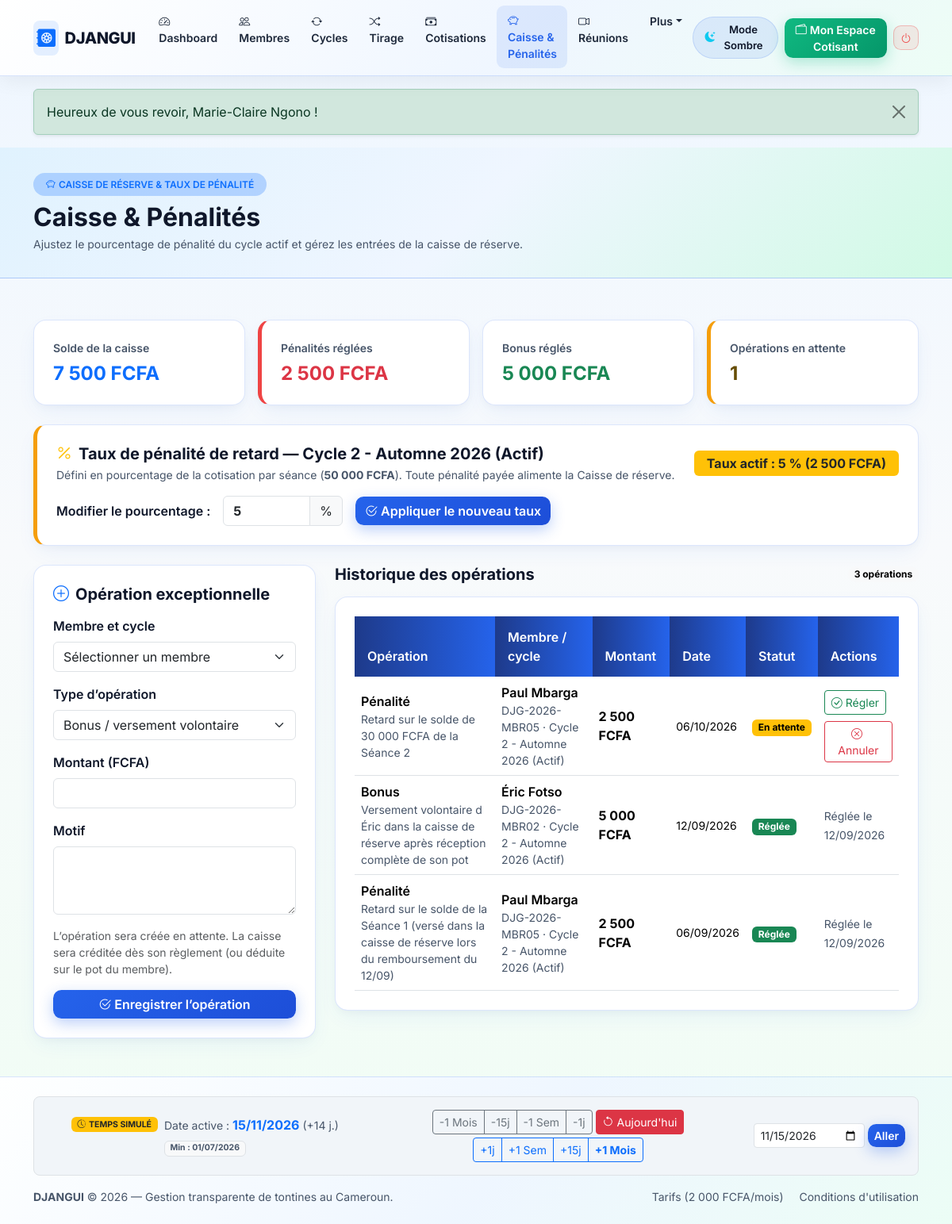
Screenshot of /admin/penalties.php (signed in) with the database file from the repository.
### tables this page shows
CREATE TABLE tontines (
    id INT UNSIGNED AUTO_INCREMENT PRIMARY KEY,
    code_tontine VARCHAR(20) NOT NULL,
    code_invitation VARCHAR(24) NOT NULL,
    nom VARCHAR(120) NOT NULL,
    description TEXT DEFAULT NULL,
    ville VARCHAR(80) NOT NULL DEFAULT 'Douala',
    devise CHAR(4) NOT NULL DEFAULT 'FCFA',
    solde_caisse_reserve DECIMAL(12,2) NOT NULL DEFAULT 0.00 COMMENT 'Caisse geree par l admin (penalites, bonus, reliquats)',
    statut ENUM('active', 'suspendue', 'fermee') NOT NULL DEFAULT 'active',
    date_debut_essai DATETIME NOT NULL,
    date_fin_essai DATETIME NOT NULL,
    statut_abonnement ENUM('essai', 'actif', 'expire') NOT NULL DEFAULT 'essai',
    abonnement_valide_jusqua DATETIME DEFAULT NULL,
    admin_id INT UNSIGNED NOT NULL COMMENT 'UNIQUE : 1 admin/secretaire ne gere qu une seule tontine',
    created_at DATETIME NOT NULL DEFAULT CURRENT_TIMESTAMP,
    updated_at DATETIME NOT NULL DEFAULT CURRENT_TIMESTAMP ON UPDATE CURRENT_TIMESTAMP,

    CONSTRAINT uq_tontines_code UNIQUE (code_tontine),
    CONSTRAINT uq_tontines_invitation UNIQUE (code_invitation),
    CONSTRAINT uq_tontines_admin UNIQUE (admin_id),
    CONSTRAINT chk_tontines_caisse CHECK (solde_caisse_reserve >= 0),
    CONSTRAINT fk_tontines_admin FOREIGN KEY (admin_id) REFERENCES users(id) ON DELETE RESTRICT ON UPDATE CASCADE,
    INDEX idx_tontines_statut (statut, statut_abonnement)
);

CREATE TABLE cycles (
    id INT UNSIGNED AUTO_INCREMENT PRIMARY KEY,
    tontine_id INT UNSIGNED NOT NULL,
    numero_cycle INT UNSIGNED NOT NULL,
    titre VARCHAR(100) NOT NULL,
    montant_cotisation DECIMAL(12,2) NOT NULL,
    frequence ENUM('hebdo', 'bimensuel', 'mensuel') NOT NULL DEFAULT 'mensuel',
    montant_penalite_retard DECIMAL(12,2) NOT NULL DEFAULT 0.00,
    date_debut DATE NOT NULL,
    date_fin DATE DEFAULT NULL,
    statut ENUM('brouillon', 'actif', 'termine', 'annule') NOT NULL DEFAULT 'brouillon',
    date_tirage DATETIME DEFAULT NULL,
    tirage_verrouille TINYINT(1) NOT NULL DEFAULT 0,
    auteur_tirage_id INT UNSIGNED DEFAULT NULL,
    created_at DATETIME NOT NULL DEFAULT CURRENT_TIMESTAMP,

    CONSTRAINT uq_cycles_tontine_numero UNIQUE (tontine_id, numero_cycle),
    CONSTRAINT chk_cycles_montant CHECK (montant_cotisation > 0),
    CONSTRAINT chk_cycles_penalite CHECK (montant_penalite_retard >= 0),
    CONSTRAINT fk_cycles_tontine FOREIGN KEY (tontine_id) REFERENCES tontines(id) ON DELETE CASCADE ON UPDATE CASCADE,
    CONSTRAINT fk_cycles_auteur_tirage FOREIGN KEY (auteur_tirage_id) REFERENCES users(id) ON DELETE SET NULL ON UPDATE CASCADE,
    INDEX idx_cycles_tontine_statut (tontine_id, statut)
);

CREATE TABLE penalties (
    id INT UNSIGNED AUTO_INCREMENT PRIMARY KEY,
    cycle_member_id INT UNSIGNED NOT NULL,
    contribution_id INT UNSIGNED DEFAULT NULL COMMENT 'Cotisation en retard liee a cette penalite (si applicable)',
    type_operation ENUM('penalite', 'bonus') NOT NULL,
    montant DECIMAL(12,2) NOT NULL,
    motif VARCHAR(255) NOT NULL,
    statut ENUM('en_attente', 'regle', 'annule') NOT NULL DEFAULT 'en_attente',
    date_operation DATETIME NOT NULL DEFAULT CURRENT_TIMESTAMP,
    date_reglement DATETIME DEFAULT NULL,
    auteur_id INT UNSIGNED NOT NULL,

    CONSTRAINT chk_penalties_montant CHECK (montant > 0),
    CONSTRAINT fk_penalties_cycle_member FOREIGN KEY (cycle_member_id) REFERENCES cycle_members(id) ON DELETE CASCADE ON UPDATE CASCADE,
    CONSTRAINT fk_penalties_contrib FOREIGN KEY (contribution_id) REFERENCES contributions(id) ON DELETE SET NULL ON UPDATE CASCADE,
    CONSTRAINT fk_penalties_auteur FOREIGN KEY (auteur_id) REFERENCES users(id) ON DELETE RESTRICT ON UPDATE CASCADE,
    INDEX idx_penalties_membre_statut (cycle_member_id, statut)
);

CREATE TABLE users (
    id INT UNSIGNED AUTO_INCREMENT PRIMARY KEY,
    code_public VARCHAR(24) NOT NULL COMMENT 'Identifiant public pour le QR Code (sans donnees sensibles)',
    username VARCHAR(50) NOT NULL,
    password_hash VARCHAR(255) NOT NULL,
    nom_complet VARCHAR(120) NOT NULL,
    telephone VARCHAR(20) NOT NULL,
    email VARCHAR(150) DEFAULT NULL,
    numero_cni VARCHAR(60) DEFAULT NULL COMMENT 'Donnee sensible visible uniquement par l admin',
    role ENUM('admin', 'member') NOT NULL DEFAULT 'member',
    statut_membre ENUM('actif', 'inactif', 'sorti') NOT NULL DEFAULT 'actif',
    statut_validation ENUM('en_attente', 'accepte', 'refuse') NOT NULL DEFAULT 'accepte',
    canal_paiement ENUM('momo', 'om', 'especes') NOT NULL DEFAULT 'momo',
    telephone_paiement VARCHAR(20) NOT NULL COMMENT 'Numero MoMo/OM qui envoie les cotisations et recoit le pot',
    tentatives_echouees TINYINT UNSIGNED NOT NULL DEFAULT 0,
    blocage_jusqua DATETIME DEFAULT NULL,
    reset_token VARCHAR(100) DEFAULT NULL,
    reset_expire_at DATETIME DEFAULT NULL,
    tontine_id INT UNSIGNED DEFAULT NULL COMMENT '1 seule tontine autorisee par compte',
    created_at DATETIME NOT NULL DEFAULT CURRENT_TIMESTAMP,
    updated_at DATETIME NOT NULL DEFAULT CURRENT_TIMESTAMP ON UPDATE CURRENT_TIMESTAMP,

    CONSTRAINT uq_users_code_public UNIQUE (code_public),
    CONSTRAINT uq_users_username UNIQUE (username),
    CONSTRAINT uq_users_telephone UNIQUE (telephone),
    CONSTRAINT uq_users_email UNIQUE (email),
    INDEX idx_users_tontine_statut (tontine_id, statut_membre)
);

### admin/penalties.php (the view, shortened to what the rows shown need)
<?php
require_once __DIR__ . '/../includes/functions.php';
$tontine_id = (int)($_SESSION['tontine_id'] ?? 0);
$stmtCycleActif = $pdo->prepare("SELECT * FROM cycles WHERE tontine_id = ? AND statut = 'actif' LIMIT 1");
$stmtCycleActif->execute([$tontine_id]);
$cycle_actif = $stmtCycleActif->fetch();
$stmtTontine = $pdo->prepare("SELECT solde_caisse_reserve FROM tontines WHERE id = ? LIMIT 1");
$stmtTontine->execute([$tontine_id]);
$tontine = $stmtTontine->fetch();
$stmtStats = $pdo->prepare("
    SELECT
        COALESCE(SUM(CASE WHEN p.type_operation = 'penalite' AND p.statut = 'regle' THEN p.montant ELSE 0 END), 0) AS penalites_reglees,
        COALESCE(SUM(CASE WHEN p.type_operation = 'bonus' AND p.statut = 'regle' THEN p.montant ELSE 0 END), 0) AS bonus_regles,
        COALESCE(SUM(CASE WHEN p.statut = 'en_attente' THEN 1 ELSE 0 END), 0) AS operations_en_attente
    FROM penalties p
    JOIN cycle_members cm ON cm.id = p.cycle_member_id
    JOIN cycles c ON c.id = cm.cycle_id
    WHERE c.tontine_id = ?
");
$stmtStats->execute([$tontine_id]);
$stats = $stmtStats->fetch();
$stmtOperations = $pdo->prepare("
    SELECT p.id, p.type_operation, p.montant, p.motif, p.statut,
           p.date_operation, p.date_reglement,
           u.nom_complet, u.code_public, c.titre AS titre_cycle,
           c.numero_cycle, cm.rang_beneficiaire
    FROM penalties p
    JOIN cycle_members cm ON cm.id = p.cycle_member_id
    JOIN users u ON u.id = cm.user_id
    JOIN cycles c ON c.id = cm.cycle_id
    WHERE c.tontine_id = ?
    ORDER BY (p.statut = 'en_attente') DESC, p.date_operation DESC, p.id DESC
");
$stmtOperations->execute([$tontine_id]);
$operations = $stmtOperations->fetchAll();
$pct_actuel = ($cycle_actif && (float)$cycle_actif['montant_cotisation'] > 0)
    ? round(((float)$cycle_actif['montant_penalite_retard'] / (float)$cycle_actif['montant_cotisation']) * 100, 1)
    : 0.0;
$libelles_type = [
    'penalite' => 'Pénalité',
    'bonus'    => 'Bonus',
];
$classes_statut = [
    'en_attente' => 'text-bg-warning',
    'regle'      => 'text-bg-success',
    'annule'     => 'text-bg-secondary',
];
$libelles_statut = [
    'en_attente' => 'En attente',
    'regle'      => 'Réglée',
    'annule'     => 'Annulée',
];
require_once __DIR__ . '/../includes/header.php';
?>
<div class="page-header-dark">
    <div class="container">
        <h1 class="fw-bold h2 mb-1">Caisse & Pénalités</h1>
    </div>
</div>
<main class="container pb-5">
    <div class="row g-3 mt-1 mb-4">
        <div class="col-sm-6 col-lg-3">
            <div class="card card-djangui h-100 p-4 border-left-primary">
                <span class="text-muted small fw-semibold">Solde de la caisse</span>
                <h2 class="h4 fw-bold text-primary mt-2 mb-0"><?= format_fcfa($tontine['solde_caisse_reserve'] ?? 0) ?></h2>
            </div>
        </div>
        <div class="col-sm-6 col-lg-3">
            <div class="card card-djangui h-100 p-4 border-left-danger">
                <h2 class="h4 fw-bold text-danger mt-2 mb-0"><?= format_fcfa($stats['penalites_reglees'] ?? 0) ?></h2>
            </div>
        </div>
        <div class="col-sm-6 col-lg-3">
            <div class="card card-djangui h-100 p-4 border-left-success">
                <h2 class="h4 fw-bold text-success mt-2 mb-0"><?= format_fcfa($stats['bonus_regles'] ?? 0) ?></h2>
            </div>
        </div>
        <div class="col-sm-6 col-lg-3">
            <div class="card card-djangui h-100 p-4 border-left-warning">
                <h2 class="h4 fw-bold text-warning-emphasis mt-2 mb-0"><?= (int)($stats['operations_en_attente'] ?? 0) ?></h2>
            </div>
        </div>
    </div>
    <?php if ($cycle_actif): ?>
        <div class="card card-djangui p-4 mb-4 border-left-warning">
            <div class="d-flex flex-wrap justify-content-between align-items-center gap-3 mb-3">
                <div>
                    <h2 class="h5 fw-bold mb-1">
                        <i class="bi bi-percent text-warning me-2"></i>Taux de pénalité de retard — <?= e($cycle_actif['titre']) ?>
                    </h2>
                    <p class="text-muted small mb-0">
                        Défini en pourcentage de la cotisation par séance (<strong><?= format_fcfa($cycle_actif['montant_cotisation']) ?></strong>). Toute pénalité payée alimente la Caisse de réserve.
                    </p>
                </div>
                <span class="badge bg-warning text-dark fs-6 px-3 py-2">
                    Taux actif : <?= $pct_actuel ?> % (<?= format_fcfa($cycle_actif['montant_penalite_retard']) ?>)
                </span>
            </div>
            <form method="POST" action="penalties.php" class="row g-3 align-items-center">
                <div class="col-auto">
                    <label for="pourcentage_penalite" class="col-form-label fw-semibold small">Modifier le pourcentage :</label>
                </div>
                <div class="col-auto">
                    <div class="input-group">
                        <input type="number" name="pourcentage_penalite" id="pourcentage_penalite" class="form-control fw-bold"
                               min="0" max="100" step="0.5" value="<?= $pct_actuel ?>" style="max-width: 110px;" required>
                        <span class="input-group-text">%</span>
                    </div>
                </div>
                <div class="col-auto">
                    <button type="submit" class="btn btn-glow-blue">
                        <i class="bi bi-check2-circle me-1"></i>Appliquer le nouveau taux
                    </button>
                </div>
            </form>
        </div>
    <?php endif; ?>
    <div class="row g-4">
        <section class="col-lg-4" aria-labelledby="nouvelle-operation-title">
            <div class="card card-djangui p-4">
                <h2 id="nouvelle-operation-title" class="h5 fw-bold mb-3">
                    <i class="bi bi-plus-circle text-primary me-2"></i>Opération exceptionnelle
                </h2>
            </div>
        </section>
        <section class="col-lg-8" aria-labelledby="operations-title">
            <div class="d-flex justify-content-between align-items-center mb-3">
                <h2 id="operations-title" class="h5 fw-bold mb-0">Historique des opérations</h2>
            </div>
            <?php if (empty($operations)): ?>
                <div class="card card-djangui p-4 text-center text-muted">
                    <i class="bi bi-receipt fs-2 mb-2"></i>
                    Aucune pénalité ni aucun bonus enregistré pour cette tontine.
                </div>
            <?php else: ?>
                <div class="card card-djangui p-3 p-md-4">
                    <div class="table-responsive">
                        <table class="table table-djangui align-middle mb-0">
                            <thead>
                                <tr>
                                    <th>Opération</th>
                                    <th>Membre / cycle</th>
                                    <th>Montant</th>
                                    <th>Date</th>
                                    <th>Statut</th>
                                    <th>Actions</th>
                                </tr>
                            </thead>
                            <tbody>
                                <?php foreach ($operations as $operation): ?>
                                    <tr>
                                        <td>
                                            <div class="fw-semibold"><?= e($libelles_type[$operation['type_operation']] ?? $operation['type_operation']) ?></div>
                                            <div class="small text-muted"><?= e($operation['motif']) ?></div>
                                        </td>
                                        <td>
                                            <div class="fw-semibold"><?= e($operation['nom_complet']) ?></div>
                                            <div class="small text-muted">
                                                <?= e($operation['code_public']) ?> · <?= e($operation['titre_cycle']) ?>
                                            </div>
                                        </td>
                                        <td class="fw-bold"><?= format_fcfa($operation['montant']) ?></td>
                                        <td class="small"><?= date('d/m/Y', strtotime($operation['date_operation'])) ?></td>
                                        <td>
                                            <span class="badge <?= e($classes_statut[$operation['statut']] ?? 'text-bg-secondary') ?>">
                                                <?= e($libelles_statut[$operation['statut']] ?? $operation['statut']) ?>
                                            </span>
                                        </td>
                                        <td>
                                            <?php if ($operation['statut'] === 'en_attente'): ?>
                                                <div class="d-flex flex-wrap gap-2">
                                                    <form method="POST" action="penalties.php">
                                                        <button type="submit" class="btn btn-sm btn-outline-success">
                                                            <i class="bi bi-check-circle me-1"></i>Régler
                                                        </button>
                                                    </form>
                                                    <form method="POST" action="penalties.php" onsubmit="return confirm('Annuler cette opération en attente ?');">
                                                        <button type="submit" class="btn btn-sm btn-outline-danger">
                                                            <i class="bi bi-x-circle me-1"></i>Annuler
                                                        </button>
                                                    </form>
                                                </div>
                                            <?php elseif ($operation['statut'] === 'regle' && !empty($operation['date_reglement'])): ?>
                                                <span class="small text-muted">Réglée le <?= date('d/m/Y', strtotime($operation['date_reglement'])) ?></span>
                                            <?php else: ?>
                                                <span class="small text-muted">—</span>
                                            <?php endif; ?>
                                        </td>
                                    </tr>
                                <?php endforeach; ?>
                            </tbody>
                        </table>
                    </div>
                </div>
            <?php endif; ?>
        </section>
    </div>
</main>
<?php require_once __DIR__ . '/../includes/footer.php'; ?>

### rows the page displays
tontines: solde_caisse_reserve "7 500 FCFA"
cycles: titre "Cycle 2 - Automne 2026 (Actif)", montant_cotisation "50 000 FCFA", pct_actuel "5", montant_penalite_retard "2 500 FCFA", pourcentage_penalite "5"
penalties: type_operation "Pénalité", motif "Retard sur le solde de 30 000 FCFA de la Séance 2", users.nom_complet "Paul Mbarga", users.code_public "DJG-2026-MBR05", cycles.titre "Cycle 2 - Automne 2026 (Actif)", montant "2 500 FCFA", date_operation "06/10/2026", statut "En attente"
penalties: type_operation "Bonus", motif "Versement volontaire d Éric dans la caisse de réserve après réception complète de son pot", users.nom_complet "Éric Fotso", users.code_public "DJG-2026-MBR02", cycles.titre "Cycle 2 - Automne 2026 (Actif)", montant "5 000 FCFA", date_operation "12/09/2026", statut "Réglée", date_reglement "12/09/2026"
penalties: type_operation "Pénalité", motif "Retard sur le solde de la Séance 1 (versé dans la caisse de réserve lors du remboursement du 12/09)", users.nom_complet "Paul Mbarga", users.code_public "DJG-2026-MBR05", cycles.titre "Cycle 2 - Automne 2026 (Actif)", montant "2 500 FCFA", date_operation "06/09/2026", statut "Réglée", date_reglement "12/09/2026"

### other values shown
$_SESSION['flash_texte'] "Heureux de vous revoir, Marie-Claire Ngono !"
format_fcfa($stats['penalites_reglees'] ?? 0) "2 500 FCFA"
format_fcfa($stats['bonus_regles'] ?? 0) "5 000 FCFA"
$stats['operations_en_attente'] "1"
count($operations) "3"
$date_sim_str "15/11/2026"
$jours_ecart "14"
$date_min_str "01/07/2026"
date_actuelle('Y') "2026"
